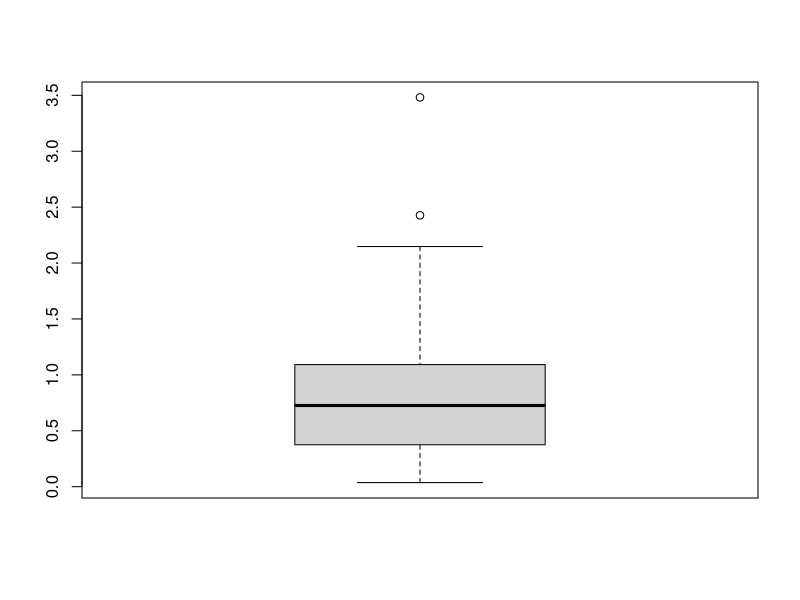
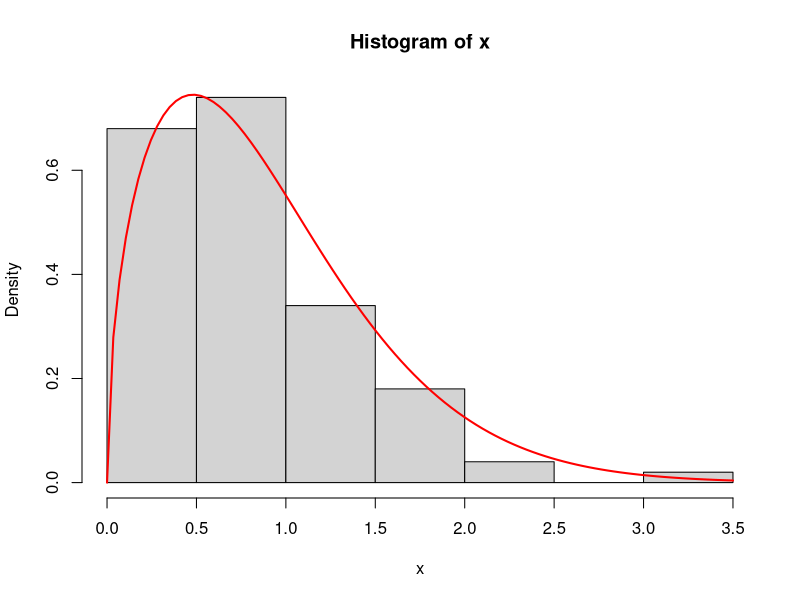
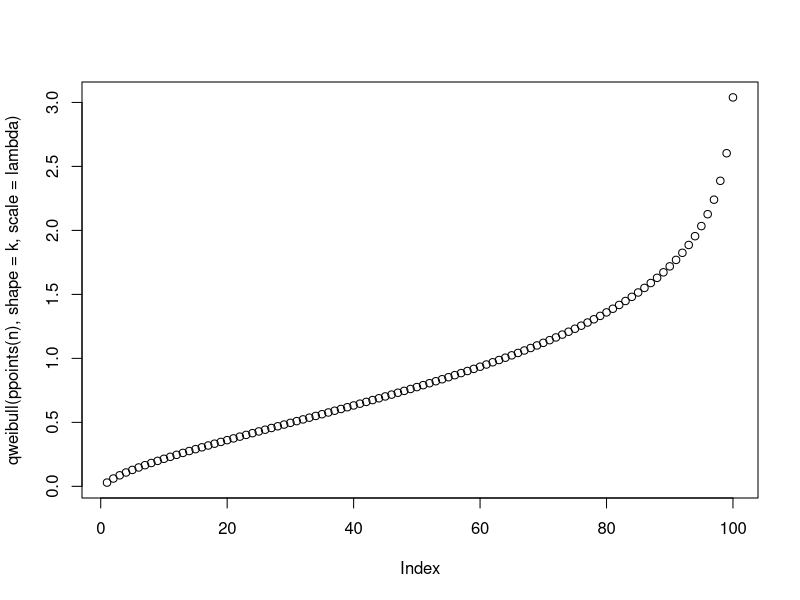
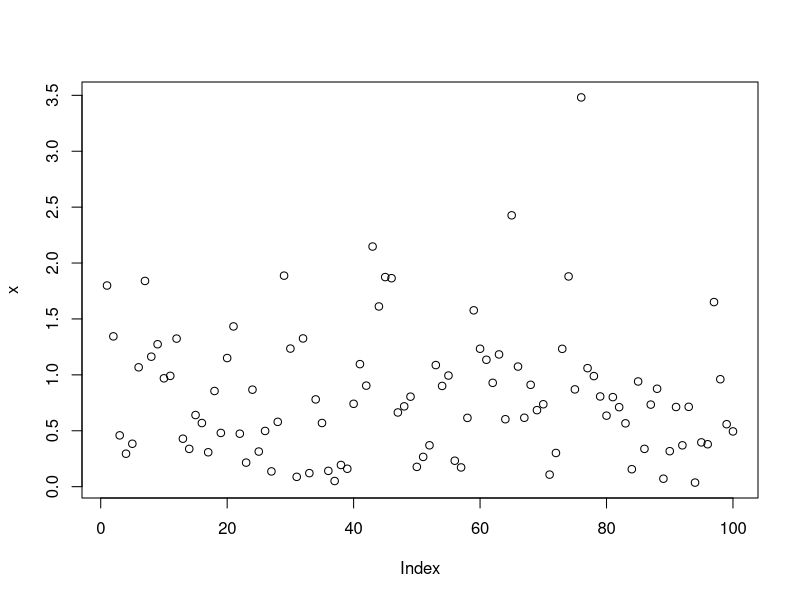
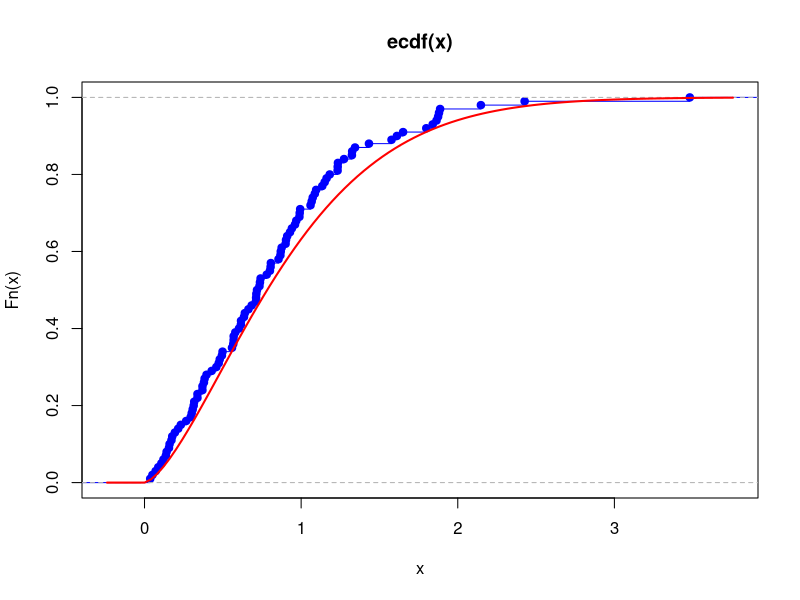
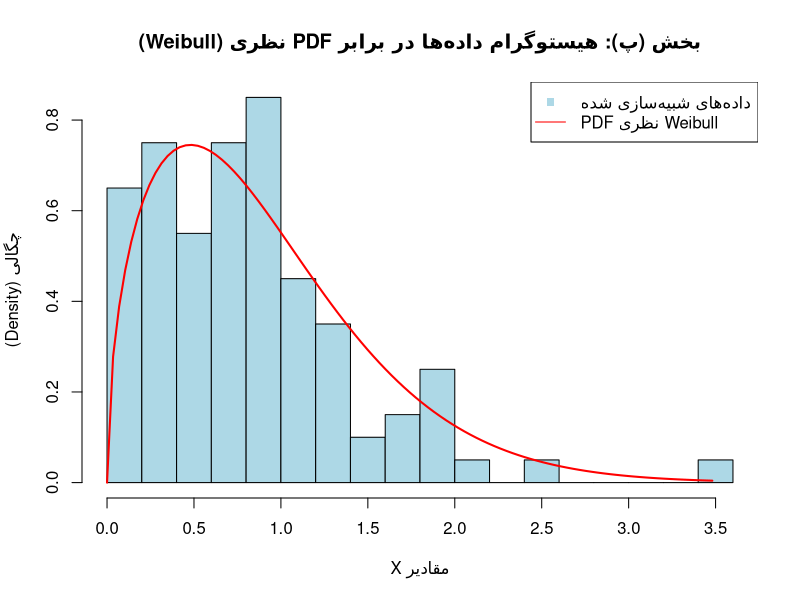
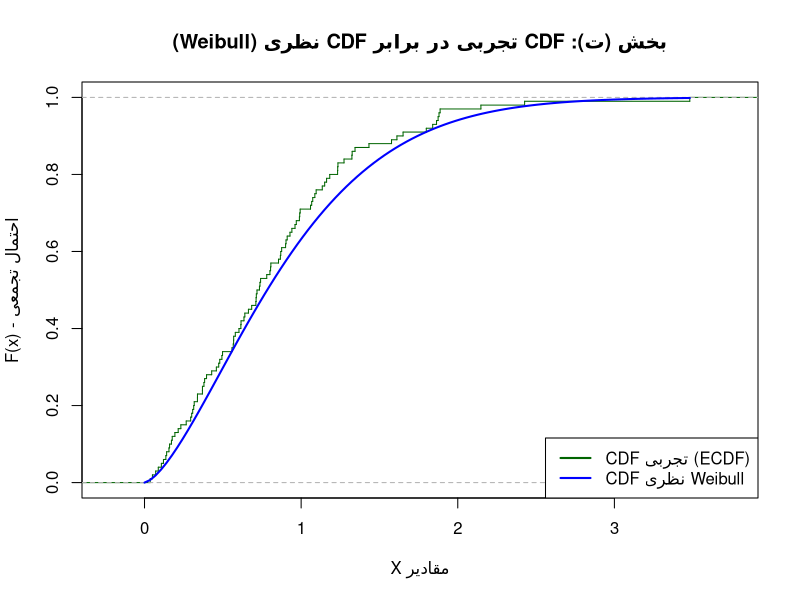
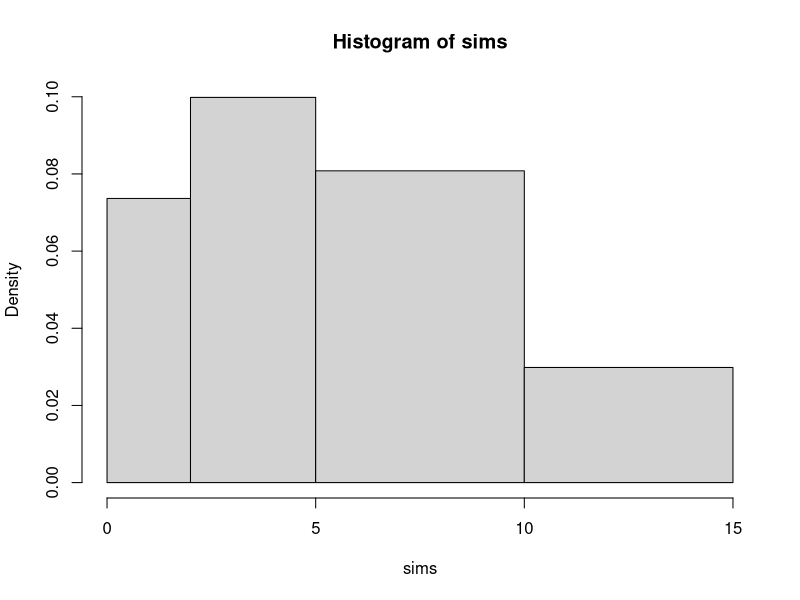

Write R code to recreate these figures, in order.
## ---- chunk 1
# در ابتدای Rmd خود اضافه کنید:

# تنظیمات کلی
knitr::opts_chunk$set(
  echo = TRUE,
  warning = FALSE,
  message = FALSE,
  fig.align = 'center',
  dpi = 300,
  cache = TRUE
)

## ---- chunk 2
set.seed(456)
n <- 100     
k <- 1.5      
lambda <- 1   

x <- lambda * (-log(runif(n)))^(1/k)
mean(x)
boxplot(x)



## ---- chunk 3
hist(x, freq = FALSE)
curve(dweibull(x, shape = k, scale = lambda), 
      add = TRUE, 
      col = "red", 
      lwd = 2)
plot(qweibull(ppoints(n), shape = k, scale = lambda))
plot(x)
## ---- chunk 4

plot(ecdf(x), col = "blue")   


curve(pweibull(x, shape = k, scale = lambda), 
      add = TRUE,      
      col = "red",      
      lwd = 2)          

## ---- chunk 5

set.seed(456)
n <- 100   
k <- 1.5     
lambda <- 1 

u <- runif(n)                 
x <- lambda * (-log(u))^(1/k) 

# نمایش چند نمونه اول
print("نمونههای وایبول تولید شده (x):")
print(head(x))


hist(x, 
     freq = FALSE, 
     main = "بخش (پ): هیستوگرام دادهها در برابر PDF نظری (Weibull)",
     xlab = "مقادیر X", 
     ylab = "چگالی (Density)",
     col = "lightblue",
     breaks = 15) 

curve(dweibull(x, shape = k, scale = lambda), 
      from = 0, 
      to = max(x), 
      add = TRUE,       
      col = "red",     
      lwd = 2)          


legend("topright", 
       legend = c("دادههای شبیهسازی شده", "PDF نظری Weibull"), 
       col = c("lightblue", "red"), 
       pch = c(15, NA),  
       lty = c(NA, 1))   


plot(ecdf(x), 
     main = "بخش (ت): CDF تجربی در برابر CDF نظری (Weibull)",
     xlab = "مقادیر X",
     ylab = "F(x) - احتمال تجمعی",
     verticals = TRUE,  
     do.points = FALSE,  
     col = "darkgreen")

curve(pweibull(x, shape = k, scale = lambda), 
      from = 0, 
      to = max(x), 
      add = TRUE, 
      col = "blue",
      lwd = 2)

legend("bottomright", 
       legend = c("CDF تجربی (ECDF)", "CDF نظری Weibull"), 
       col = c("darkgreen", "blue"), 
       lwd = 2)
## ---- chunk 6

simulate <- function(n, pmf) {
  
  results <- numeric(n)
 
  k <- length(pmf) 
  
  for (i in 1:n) {
   
    u <- runif(1)
    

    x <- 1          
    cdf <- pmf[x] 
    
  while (u > cdf && x < k) {
      x <- x + 1
      cdf <- cdf+ pmf[x]
    }
    
    results[i] <- x
  }
  
  return(results)
}

my_pmf <- c(0.1,0.15,0.25,0.2,0.15,0.15)
sum(my_pmf) 

set.seed(456)
sims <- simulate(n = 10000, pmf = my_pmf)


observed_probs <- table(sims) / 10000
print(observed_probs)
print(my_pmf)
## ---- chunk 7


simulate_hist <- function(n, h, F_h) {

  U <- runif(n)
  

  j <- findInterval(U, F_h, all.inside = TRUE)
  
    h_left <- h[j]  
  h_right <- h[j+1]   
  F_left <- F_h[j]  
  F_right <- F_h[j+1]   

  
  slope_h <- h_right - h_left  
  slope_F <- F_right - F_left  
  

  ratio <- (U - F_left) / slope_F
  

  ratio[slope_F == 0] <- 0
  

  X <- h_left + ratio * slope_h
  
  return(X)
}
## ---- chunk 8
intervals <- c(0,2,5,10,15)


rel_freq <- c(0.15,0.3,0.4,0.15)

cum_probs <- c(0, cumsum(rel_freq))
print(intervals)

print(cum_probs)

set.seed(456)

n_sims <- 10000
sims <- simulate_hist(n = n_sims, h = intervals, F_h = cum_probs)



print(summary(sims))

observed_counts <- table(cut(sims, breaks = intervals, right = FALSE, include.lowest = TRUE))
observed_probs <- observed_counts / n_sims

print(observed_probs)
print(rel_freq)

hist(sims, breaks = intervals)
